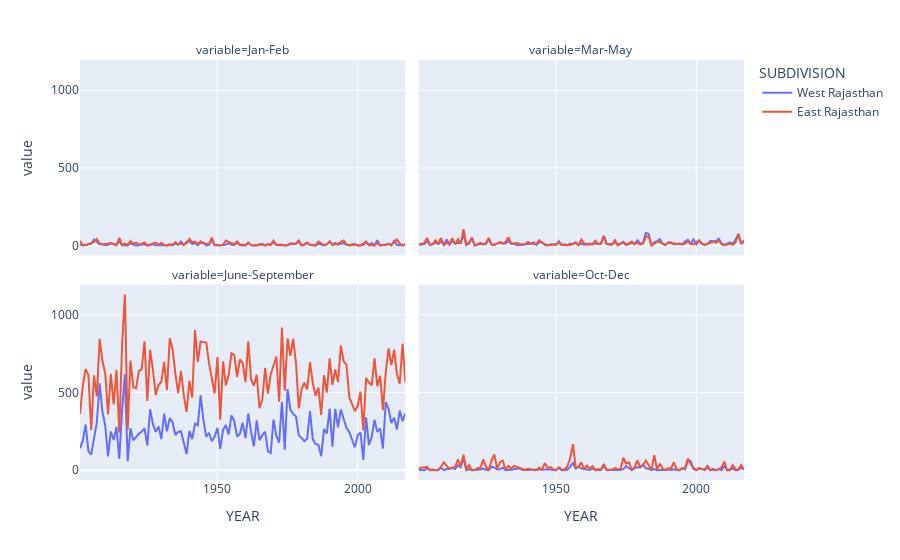

This figure's notebook cell:
### Code cell
fig = px.line(df_de_melt, x = "YEAR", y = "value",
              color="SUBDIVISION", facet_col="variable", facet_col_wrap=2)
fig.show()
